Frame 1 (no input): blank canvas, image omitted
Frame 60 (the mouse pressed at the canvas centre just before this capture): blank canvas, image omitted
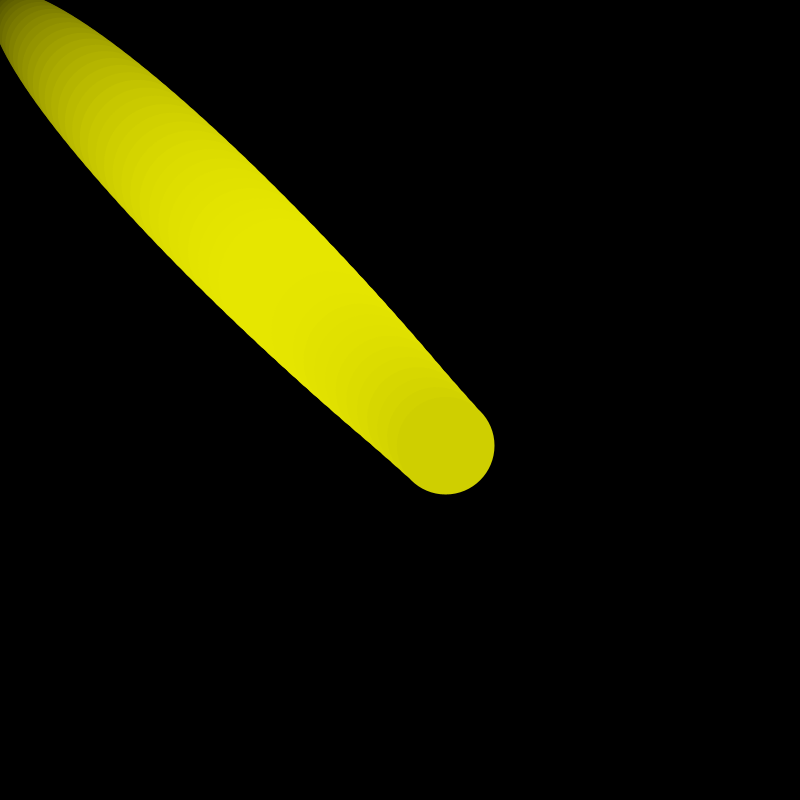
Frame 120 (the mouse held since frame 60 and released just before this capture)

The Processing sketch whose frames 1 and 60 were blank and that drew this single picture after the mouse press (run headless with seeded random() and noise(); from frame 60 on, the mouse is pressed at the canvas centre):

// Processing sketch: processing_110641
// ── processing_110641.pde

float vx, vy, x, y, raiox, raioy, atrito;
void setup() {
  size(800, 800);
  smooth();
  background(0);
  stroke(255);
  atrito=0.99;
  noCursor();
  noStroke();
} 

void draw() {
  
  vx=atrito*(vx+(mouseX-x)/1000);
  x= x+vx;
  vy=atrito*(vy+(mouseY-y)/1000);
  y= y+vy;
  raiox=raiox+(dist(x,y,mouseX,mouseY)/1.8-raiox)/50;
  raioy=raiox;
  colorMode(RGB, 100);
  fill (abs(9*vx),abs(9*vy),0);
  strokeWeight(sq(dist(mouseX,mouseY,x,y))/70000);
  ellipse(x, y, raiox, raioy);
}
